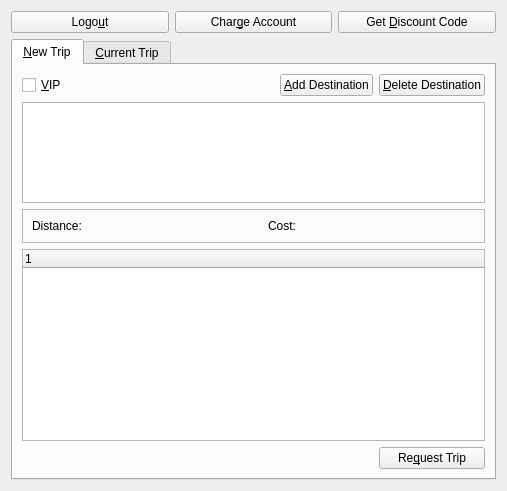
<?xml version="1.0" encoding="UTF-8"?>
<ui version="4.0">
 <class>passengerPanel</class>
 <widget class="QWidget" name="passengerPanel">
  <property name="geometry">
   <rect>
    <x>0</x>
    <y>0</y>
    <width>507</width>
    <height>491</height>
   </rect>
  </property>
  <property name="windowTitle">
   <string>Form</string>
  </property>
  <layout class="QGridLayout" name="gridLayout_3">
   <item row="0" column="0">
    <layout class="QHBoxLayout" name="horizontalLayout">
     <item>
      <widget class="QPushButton" name="pushButton_2">
       <property name="text">
        <string>Logo&amp;ut</string>
       </property>
      </widget>
     </item>
     <item>
      <widget class="QPushButton" name="chargeCmd">
       <property name="text">
        <string>Char&amp;ge Account</string>
       </property>
      </widget>
     </item>
     <item>
      <widget class="QPushButton" name="discontCmd">
       <property name="text">
        <string>Get &amp;Discount Code</string>
       </property>
      </widget>
     </item>
    </layout>
   </item>
   <item row="1" column="0">
    <widget class="QTabWidget" name="tabWidget">
     <property name="currentIndex">
      <number>0</number>
     </property>
     <widget class="QWidget" name="newTripTab">
      <attribute name="title">
       <string>&amp;New Trip</string>
      </attribute>
      <layout class="QGridLayout" name="gridLayout_5">
       <item row="2" column="0" colspan="3">
        <widget class="QTableWidget" name="destinationList">
         <property name="sizePolicy">
          <sizepolicy hsizetype="Expanding" vsizetype="Expanding">
           <horstretch>0</horstretch>
           <verstretch>0</verstretch>
          </sizepolicy>
         </property>
         <property name="selectionMode">
          <enum>QAbstractItemView::SingleSelection</enum>
         </property>
         <property name="selectionBehavior">
          <enum>QAbstractItemView::SelectColumns</enum>
         </property>
        </widget>
       </item>
       <item row="1" column="1">
        <widget class="QPushButton" name="addField">
         <property name="text">
          <string>&amp;Add Destination</string>
         </property>
        </widget>
       </item>
       <item row="1" column="0">
        <widget class="QCheckBox" name="vipCheck">
         <property name="text">
          <string>&amp;VIP</string>
         </property>
        </widget>
       </item>
       <item row="5" column="2">
        <widget class="QPushButton" name="requestCmd">
         <property name="text">
          <string>Re&amp;quest Trip</string>
         </property>
        </widget>
       </item>
       <item row="4" column="0" colspan="3">
        <widget class="QTreeWidget" name="universeTree">
         <property name="sizePolicy">
          <sizepolicy hsizetype="Expanding" vsizetype="Fixed">
           <horstretch>0</horstretch>
           <verstretch>0</verstretch>
          </sizepolicy>
         </property>
         <column>
          <property name="text">
           <string notr="true">1</string>
          </property>
         </column>
        </widget>
       </item>
       <item row="5" column="0">
        <spacer name="horizontalSpacer">
         <property name="orientation">
          <enum>Qt::Horizontal</enum>
         </property>
         <property name="sizeHint" stdset="0">
          <size>
           <width>196</width>
           <height>20</height>
          </size>
         </property>
        </spacer>
       </item>
       <item row="1" column="2">
        <widget class="QPushButton" name="deleteField">
         <property name="text">
          <string>&amp;Delete Destination</string>
         </property>
        </widget>
       </item>
       <item row="3" column="0" colspan="3">
        <widget class="QFrame" name="frame">
         <property name="frameShape">
          <enum>QFrame::StyledPanel</enum>
         </property>
         <property name="frameShadow">
          <enum>QFrame::Raised</enum>
         </property>
         <layout class="QGridLayout" name="gridLayout_4">
          <item row="0" column="0">
           <widget class="QLabel" name="label_2">
            <property name="sizePolicy">
             <sizepolicy hsizetype="Fixed" vsizetype="Minimum">
              <horstretch>0</horstretch>
              <verstretch>0</verstretch>
             </sizepolicy>
            </property>
            <property name="text">
             <string>Distance:</string>
            </property>
           </widget>
          </item>
          <item row="0" column="1">
           <widget class="QLabel" name="distanceLbl">
            <property name="text">
             <string/>
            </property>
           </widget>
          </item>
          <item row="0" column="2">
           <widget class="QLabel" name="label_6">
            <property name="sizePolicy">
             <sizepolicy hsizetype="Fixed" vsizetype="Preferred">
              <horstretch>0</horstretch>
              <verstretch>0</verstretch>
             </sizepolicy>
            </property>
            <property name="text">
             <string>Cost:</string>
            </property>
           </widget>
          </item>
          <item row="0" column="3">
           <widget class="QLabel" name="costLbl">
            <property name="text">
             <string/>
            </property>
           </widget>
          </item>
         </layout>
        </widget>
       </item>
      </layout>
     </widget>
     <widget class="QWidget" name="tab_2">
      <attribute name="title">
       <string>&amp;Current Trip</string>
      </attribute>
      <layout class="QVBoxLayout" name="verticalLayout_2">
       <item>
        <layout class="QGridLayout" name="gridLayout_2">
         <item row="0" column="0" colspan="2">
          <layout class="QFormLayout" name="formLayout_2">
           <item row="0" column="0" colspan="2">
            <layout class="QHBoxLayout" name="horizontalLayout_2">
             <item>
              <widget class="QLabel" name="label_4">
               <property name="text">
                <string>Trip Status:</string>
               </property>
              </widget>
             </item>
             <item>
              <spacer name="horizontalSpacer_3">
               <property name="orientation">
                <enum>Qt::Horizontal</enum>
               </property>
               <property name="sizeHint" stdset="0">
                <size>
                 <width>40</width>
                 <height>20</height>
                </size>
               </property>
              </spacer>
             </item>
             <item>
              <widget class="QPushButton" name="reloadCmd">
               <property name="text">
                <string>re&amp;load</string>
               </property>
              </widget>
             </item>
            </layout>
           </item>
           <item row="1" column="0">
            <spacer name="horizontalSpacer_4">
             <property name="orientation">
              <enum>Qt::Horizontal</enum>
             </property>
             <property name="sizeHint" stdset="0">
              <size>
               <width>40</width>
               <height>20</height>
              </size>
             </property>
            </spacer>
           </item>
           <item row="1" column="1">
            <widget class="QLabel" name="statusLbl">
             <property name="text">
              <string/>
             </property>
             <property name="alignment">
              <set>Qt::AlignLeading|Qt::AlignLeft|Qt::AlignVCenter</set>
             </property>
            </widget>
           </item>
          </layout>
         </item>
         <item row="2" column="0">
          <layout class="QGridLayout" name="gridLayout">
           <item row="0" column="2">
            <spacer name="horizontalSpacer_5">
             <property name="orientation">
              <enum>Qt::Horizontal</enum>
             </property>
             <property name="sizeHint" stdset="0">
              <size>
               <width>40</width>
               <height>20</height>
              </size>
             </property>
            </spacer>
           </item>
           <item row="0" column="0" colspan="2">
            <widget class="QLabel" name="label">
             <property name="text">
              <string>Rate the driver:</string>
             </property>
            </widget>
           </item>
           <item row="1" column="1" colspan="2">
            <widget class="QSlider" name="horizontalSlider">
             <property name="minimum">
              <number>1</number>
             </property>
             <property name="maximum">
              <number>10</number>
             </property>
             <property name="value">
              <number>1</number>
             </property>
             <property name="orientation">
              <enum>Qt::Horizontal</enum>
             </property>
             <property name="tickPosition">
              <enum>QSlider::NoTicks</enum>
             </property>
            </widget>
           </item>
           <item row="0" column="3">
            <spacer name="horizontalSpacer_6">
             <property name="orientation">
              <enum>Qt::Horizontal</enum>
             </property>
             <property name="sizeHint" stdset="0">
              <size>
               <width>40</width>
               <height>20</height>
              </size>
             </property>
            </spacer>
           </item>
          </layout>
         </item>
         <item row="2" column="1">
          <widget class="QPushButton" name="pushButton">
           <property name="text">
            <string>Ca&amp;ncel Trip</string>
           </property>
          </widget>
         </item>
         <item row="1" column="0" colspan="2">
          <widget class="QTableWidget" name="tripStatusTable"/>
         </item>
        </layout>
       </item>
      </layout>
     </widget>
    </widget>
   </item>
  </layout>
 </widget>
 <resources/>
 <connections/>
</ui>
